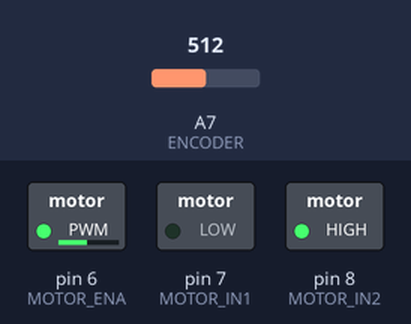
A sketch run on a simulated Arduino Nano, built with avr-gcc and run on an emulated ATmega328P. On the bench: switched loads named in the sketch (green lamp = pin HIGH). Inputs (shaded band) come from the test bench; at power-on: A7 (ENCODER) = 512. What the sketch prints to the serial monitor is not drawn.

Above: at 0.1 s.
Timing chart, 0 to 1.6 s (numbered marks = the images above):
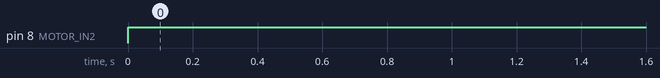

The sketch:

metronome.ino
```cpp
#include <Arduino.h>

const char MOTOR_ENA = 6;
const char MOTOR_IN1 = 7;
const char MOTOR_IN2 = 8;

const char ENCODER = A7;

int rotation = 0;
int revolutions = 0;
int lastVal;

bool dir = false;
int speed = 120;

void setup() {
  pinMode(MOTOR_IN1, OUTPUT);
  pinMode(MOTOR_IN2, OUTPUT);
  pinMode(MOTOR_ENA, OUTPUT);
  pinMode(ENCODER, INPUT);
  lastVal = analogRead(ENCODER);
  Serial.begin(9600);


  analogWrite(MOTOR_ENA, speed);
}

void readPosition() {
  int currVal = analogRead(ENCODER);
  int diff = lastVal - currVal;
  if (diff < -500) {
    revolutions++;
  }
  else if (diff > 500) {
    revolutions--;
  }
  Serial.println(revolutions);
  lastVal = currVal;
}

void loop() {
  readPosition();
  analogWrite(MOTOR_ENA, speed);
  digitalWrite(MOTOR_IN1, dir);
  digitalWrite(MOTOR_IN2, !dir);
  if (revolutions > 1) {
    if (!dir) {
      digitalWrite(MOTOR_ENA, LOW);
      delay(100);
    }
    dir = true;
  } else if (revolutions < -1) {
    if (dir) {
      digitalWrite(MOTOR_ENA, LOW);
      delay(100);
    }
    dir = false;
  }

}
```

Measured:
- by itself, pin 8 (MOTOR_IN2): LOW → HIGH at 0.00 s
